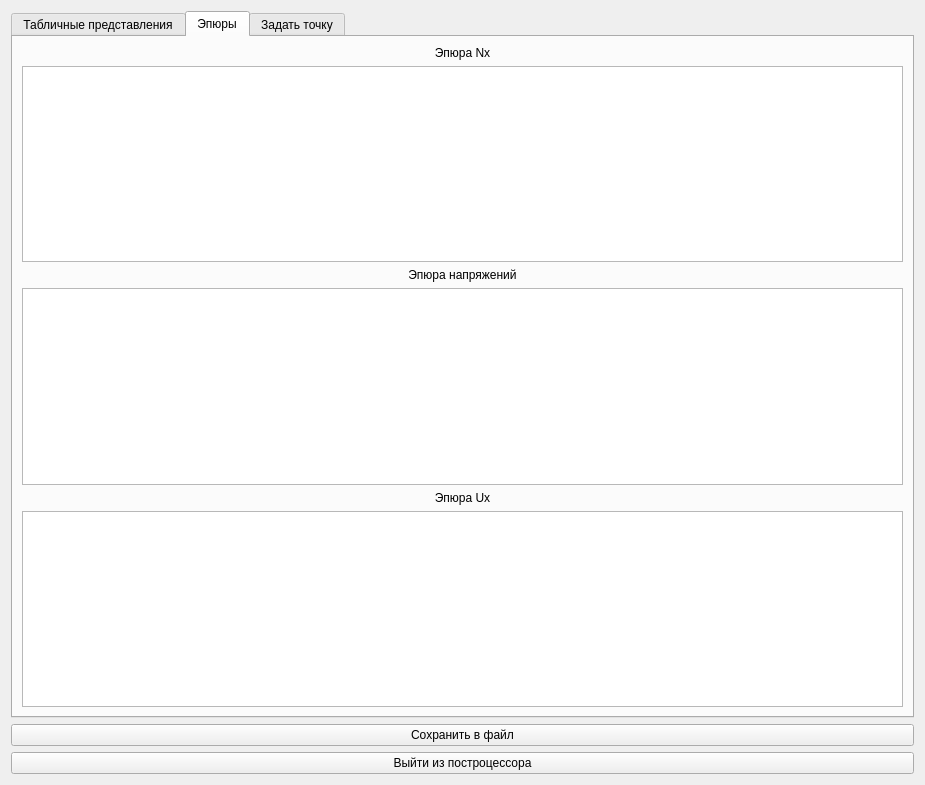
<?xml version="1.0" encoding="UTF-8"?>
<ui version="4.0">
 <class>Postprocessor</class>
 <widget class="QWidget" name="Postprocessor">
  <property name="geometry">
   <rect>
    <x>0</x>
    <y>0</y>
    <width>925</width>
    <height>785</height>
   </rect>
  </property>
  <property name="windowTitle">
   <string>Form</string>
  </property>
  <layout class="QVBoxLayout" name="verticalLayout_2">
   <item>
    <widget class="QTabWidget" name="tabWidget">
     <property name="currentIndex">
      <number>1</number>
     </property>
     <widget class="QWidget" name="tab">
      <attribute name="title">
       <string>Табличные представления</string>
      </attribute>
      <layout class="QVBoxLayout" name="verticalLayout">
       <item>
        <widget class="QTableWidget" name="NxTable">
         <attribute name="horizontalHeaderDefaultSectionSize">
          <number>150</number>
         </attribute>
         <attribute name="horizontalHeaderStretchLastSection">
          <bool>true</bool>
         </attribute>
         <column>
          <property name="text">
           <string>Nx(0)</string>
          </property>
         </column>
         <column>
          <property name="text">
           <string>Nx(L)</string>
          </property>
         </column>
         <column>
          <property name="text">
           <string>Максимальная сила(модуль)</string>
          </property>
         </column>
        </widget>
       </item>
       <item>
        <widget class="QTableWidget" name="UxTable">
         <attribute name="horizontalHeaderDefaultSectionSize">
          <number>150</number>
         </attribute>
         <attribute name="horizontalHeaderStretchLastSection">
          <bool>true</bool>
         </attribute>
         <column>
          <property name="text">
           <string>Ux(0)</string>
          </property>
         </column>
         <column>
          <property name="text">
           <string>Ux(L)</string>
          </property>
         </column>
         <column>
          <property name="text">
           <string>Ux крит.</string>
          </property>
         </column>
        </widget>
       </item>
       <item>
        <widget class="QTableWidget" name="StressTable">
         <attribute name="horizontalHeaderMinimumSectionSize">
          <number>42</number>
         </attribute>
         <attribute name="horizontalHeaderDefaultSectionSize">
          <number>150</number>
         </attribute>
         <attribute name="horizontalHeaderStretchLastSection">
          <bool>true</bool>
         </attribute>
         <column>
          <property name="text">
           <string>Напряжение в 0</string>
          </property>
         </column>
         <column>
          <property name="text">
           <string>Напряжение в L</string>
          </property>
         </column>
         <column>
          <property name="text">
           <string>Максимальное напряжение(модуль)</string>
          </property>
         </column>
         <column>
          <property name="text">
           <string>Допустимое напряжение</string>
          </property>
         </column>
        </widget>
       </item>
      </layout>
     </widget>
     <widget class="QWidget" name="tab2">
      <attribute name="title">
       <string>Эпюры</string>
      </attribute>
      <layout class="QVBoxLayout" name="verticalLayout_7">
       <item>
        <widget class="QLabel" name="label_6">
         <property name="text">
          <string>Эпюра Nx</string>
         </property>
         <property name="alignment">
          <set>Qt::AlignCenter</set>
         </property>
        </widget>
       </item>
       <item>
        <widget class="QGraphicsView" name="NxVeiw"/>
       </item>
       <item>
        <widget class="QLabel" name="label_7">
         <property name="text">
          <string>Эпюра напряжений</string>
         </property>
         <property name="alignment">
          <set>Qt::AlignCenter</set>
         </property>
        </widget>
       </item>
       <item>
        <widget class="QGraphicsView" name="StressVeiw"/>
       </item>
       <item>
        <widget class="QLabel" name="label_8">
         <property name="text">
          <string>Эпюра Ux</string>
         </property>
         <property name="alignment">
          <set>Qt::AlignCenter</set>
         </property>
        </widget>
       </item>
       <item>
        <widget class="QGraphicsView" name="UxVeiw"/>
       </item>
      </layout>
     </widget>
     <widget class="QWidget" name="tab_4">
      <attribute name="title">
       <string>Задать точку</string>
      </attribute>
      <layout class="QVBoxLayout" name="verticalLayout_3">
       <item>
        <layout class="QHBoxLayout" name="horizontalLayout">
         <item>
          <layout class="QVBoxLayout" name="verticalLayout_4">
           <item>
            <widget class="QLabel" name="label">
             <property name="text">
              <string>Выберите номер стержня                    </string>
             </property>
             <property name="scaledContents">
              <bool>false</bool>
             </property>
             <property name="alignment">
              <set>Qt::AlignLeading|Qt::AlignLeft|Qt::AlignVCenter</set>
             </property>
            </widget>
           </item>
           <item>
            <widget class="QComboBox" name="SelectedRod">
             <property name="maximumSize">
              <size>
               <width>50</width>
               <height>16777215</height>
              </size>
             </property>
            </widget>
           </item>
          </layout>
         </item>
         <item>
          <layout class="QVBoxLayout" name="verticalLayout_5">
           <item>
            <widget class="QLabel" name="label_5">
             <property name="maximumSize">
              <size>
               <width>1000</width>
               <height>16777215</height>
              </size>
             </property>
             <property name="text">
              <string>Введите требуемую точку (x) в локальной системе координат стержня</string>
             </property>
            </widget>
           </item>
           <item>
            <widget class="QLineEdit" name="Input">
             <property name="maximumSize">
              <size>
               <width>100</width>
               <height>16777215</height>
              </size>
             </property>
             <property name="text">
              <string/>
             </property>
            </widget>
           </item>
          </layout>
         </item>
        </layout>
       </item>
       <item>
        <layout class="QVBoxLayout" name="verticalLayout_6">
         <item>
          <widget class="QLabel" name="label_2">
           <property name="text">
            <string>Nx(x)</string>
           </property>
          </widget>
         </item>
         <item>
          <widget class="QLineEdit" name="NxOut">
           <property name="maximumSize">
            <size>
             <width>100</width>
             <height>16777215</height>
            </size>
           </property>
          </widget>
         </item>
        </layout>
       </item>
       <item>
        <layout class="QVBoxLayout" name="verticalLayout_9">
         <item>
          <widget class="QLabel" name="label_3">
           <property name="text">
            <string>Ux(x)</string>
           </property>
          </widget>
         </item>
         <item>
          <widget class="QLineEdit" name="UxOut">
           <property name="maximumSize">
            <size>
             <width>100</width>
             <height>16777215</height>
            </size>
           </property>
          </widget>
         </item>
        </layout>
       </item>
       <item>
        <layout class="QVBoxLayout" name="verticalLayout_10">
         <item>
          <widget class="QLabel" name="label_4">
           <property name="text">
            <string>Напряжение в точке x</string>
           </property>
          </widget>
         </item>
         <item>
          <widget class="QLineEdit" name="StressOut">
           <property name="maximumSize">
            <size>
             <width>100</width>
             <height>16777215</height>
            </size>
           </property>
          </widget>
         </item>
        </layout>
       </item>
      </layout>
     </widget>
    </widget>
   </item>
   <item>
    <widget class="QPushButton" name="SaveButton">
     <property name="text">
      <string>Сохранить в файл</string>
     </property>
    </widget>
   </item>
   <item>
    <widget class="QPushButton" name="ExitButton">
     <property name="text">
      <string>Выйти из построцессора</string>
     </property>
    </widget>
   </item>
  </layout>
 </widget>
 <resources/>
 <connections/>
</ui>
